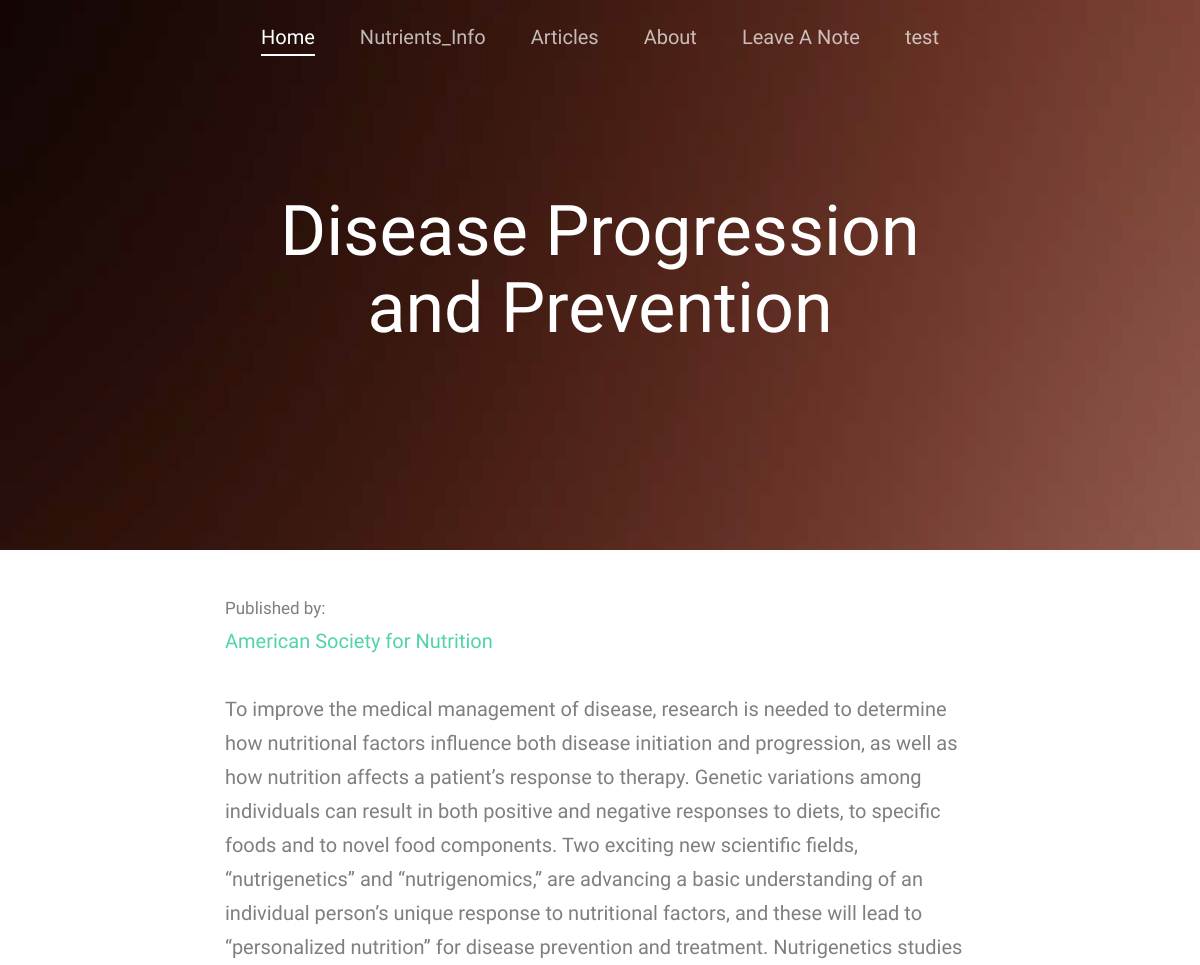
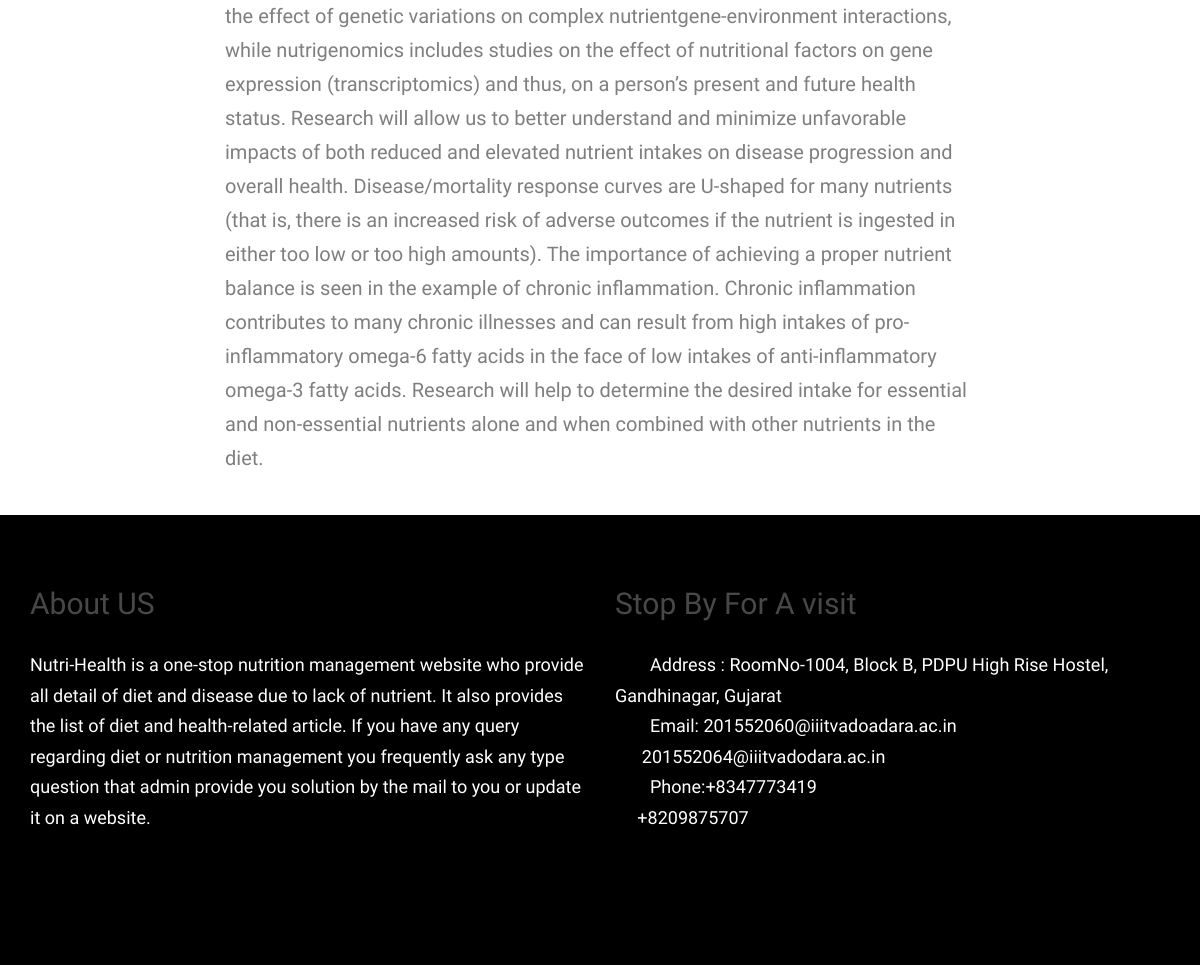
/articles/6/article/ (signed in), run on the app's committed database (2 pictures, top to bottom).
### articles/models.py (models this page shows, shortened)
class Article(models.Model):
    user = models.ForeignKey(User, on_delete=models.CASCADE)
    title = models.CharField(max_length=75)
    content = models.TextField()
    publisher = models.CharField(max_length=50)
    date = models.DateField(default='MM/DD/YYYY')

### articles/views.py (the view)
# urls.py: url(r'^(?P<pk>[0-9]+)/article/$', views.full_article, name='full_article'),
def full_article(request, pk):
    article = Article.objects.get(pk=pk)
    return render(request, 'full_article.html', {'article': article})

### articles/templates/full_article.html (shortened to what this page needs)
{% extends 'base.html' %}
{% block body %}
  <div class="fh5co-hero"
       style="background-image: url(images/hero_2.jpg);"
       data-stellar-background-ratio="0.5">
    <div class="overlay"></div>
    <div class="container">
      <div class="row">
        <div
            class="col-md-8 col-md-offset-2 col-sm-12 col-sm-offset-0 col-xs-12 col-xs-offset-0 text-center fh5co-table">
          <div class="fh5co-intro fh5co-table-cell">
            <h1 class="text-center">{{ article.title }}</h1>
          </div>
        </div>
      </div>
    </div>
  </div>
<div class="fh5co-section">
  <div class="container">
    <div class="row">
      <div class="col-md-2"></div>
      <div class="col-md-8">
        <div class="float-right">
          <small>Published by:</small>
          <br>
          <a>{{ article.publisher }}</a>
        </div>
        <br>
        {{ article.content }}
      </div>
      <div class="col-md-2"></div>
    </div>
  </div>
</div>
{% endblock %}

### templates/base.html (shortened to what this page needs)
{% load staticfiles %}
<!DOCTYPE html>
<html lang="en">
<head>
  <link rel="stylesheet"
        href="https://maxcdn.bootstrapcdn.com/bootstrap/3.3.7/css/bootstrap.min.css">
  <link rel="stylesheet" href="{% static 'css/animate.css' %}">
  <link rel="stylesheet" href="{% static 'css/font-awesome.css' %}">
  <link rel="stylesheet" href="{% static 'css/icomoon.css' %}">
  <link rel="stylesheet" href="{% static 'css/style.css' %}">
</head>
<body>
<div id="fh5co-wrap">
  <header id="fh5co-header">
    <div class="container">
      <nav class="fh5co-main-nav">
        <ul>
          <li class="fh5co-active"><a
              href="{% url 'home:home' %}"><span>Home</span></a>
          </li>
          <li><a
              href="{% url 'nutrients_info:info' %}"><span>Nutrients_Info</span></a>
          </li>
          <li>
            <a href="{% url 'articles:articles' %}"><span>Articles</span></a>
          </li>
          <li>
            <a
                href="{% url 'about_us:about' %}"><span>About</span></a>
          </li>
          <li>
            <a href="{% url 'contact:contact' %}"><span>Leave A Note</span></a>
          </li>
          <li>
            {% if request.user.username != '' %}
              <a href="{% url 'users:user_logout' %}"><span>
                {{ request.user.username }}</span></a>
            {% else %}
              <a href="{% url 'users:register' %}"><span>
                Register/login</span></a>
            {% endif %}
          </li>
        </ul>
      </nav>
    </div>
  </header>
  {% block body %}
  {% endblock %}
</div>
<footer id="fh5co-footer">
  <div class="container">
    <div id="contact-box" class="row">
      <div class="col-sm-6">
        <div class="block">
          <h2>About US</h2>
          <ul class="address-block">
              <li>Nutri-Health is a one-stop nutrition management website who provide all detail of diet and disease due
                  to
                  lack of nutrient. It also provides the list of diet and health-related article. If you have any query
                  regarding
                  diet or nutrition management you
                  frequently ask any type question that admin provide you solution by the mail to you or update it on a
                  website.
            </li>
          </ul>
        </div>
      </div>
      <div class="col-sm-6">
        <div class="block">
          <h2>Stop By For A visit</h2>
          <ul class="address-block">
            <li>
                <i class="fa fa-map-marker"></i>Address : RoomNo-1004, Block B, PDPU High Rise Hostel, &nbsp; &nbsp;&nbsp;&nbsp;
                Gandhinagar, Gujarat
            </li>
            <li>
                <i class="fa fa-envelope-o"></i>Email: 201552060@iiitvadoadara.ac.in <br> &nbsp; &nbsp;&nbsp;&nbsp;
                201552064@iiitvadodara.ac.in
            </li>
            <li>
                <i class="fa fa-phone"></i>Phone:+8347773419 <br> &nbsp; &nbsp;&nbsp;&nbsp;+8209875707
            </li>
          </ul>
          <ul class="social-icons">
            <li>
              <a href="#"><i class="fa fa-google"></i></a>
            </li>
            <li>
              <a href="#"><i class="fa fa-linkedin"></i></a>
            </li>
            <li>
              <a href="#"><i class="fa fa-pinterest"></i></a>
            </li>
            <li>
              <a href="#"><i class="fa fa-dribbble"></i></a>
            </li>
            <li>
              <a href="#"><i class="fa fa-behance"></i></a>
            </li>
            <li>
              <a href="#"><i class="fa fa-twitter"></i></a>
            </li>
            <li>
              <a href="#"><i class="fa fa-facebook"></i></a>
            </li>
          </ul>
        </div>
      </div>
    </div>
  </div>
</footer>
</body>
</html>

### static/css/style.css (style rules this page uses)
body { font-family: "Work Sans", Arial, sans-serif; font-weight: 300; font-size: 20px; line-height: 1.7; color: #777777; color: #7f7f7f; background: #fff; height: 100%; position: relative; }
.address-block li { margin-bottom: 20px; color: white; }
.address-block li i { margin-right: 15px; font-size: 20px; width: 20px; }
.social-icons { margin-top: 40px; color: white; }
.social-icons li { display: inline-block; margin: 0 6px; }
.social-icons a { display: inline-block; }
.social-icons i { color: white; margin-right: 25px; font-size: 25px; }
a { color: #52d3aa; -webkit-transition: 0.5s; -o-transition: 0.5s; transition: 0.5s; }
h1, h2, h3, h4, h5, h6 { color: rgba(72, 72, 72, 1); font-family: "Work Sans", Arial, sans-serif; font-weight: 300; margin: 0 0 30px 0; }
#fh5co-wrap { position: relative; background: #fff; z-index: 2; margin-bottom: 450px; }
#fh5co-footer { padding-top: 4em; position: fixed; bottom: 0; left: 0; width: 100%; z-index: 1; height: 450px; background: #000000; color: white; font-size: 18px; }
#fh5co-footer a { color: rgba(255, 255, 255, 0.7); }
#fh5co-footer ul { padding: 0; margin: 0; }
#fh5co-footer ul li { padding: 0; margin: 0; list-style: none; }
#fh5co-header { position: absolute; top: 0; width: 100%; z-index: 1000; }
#fh5co-header nav { text-align: center; }
#fh5co-header nav ul { padding: 0; margin: 0; }
#fh5co-header nav li { padding: 0; margin: 0; list-style: none; display: inline; }
#fh5co-header nav li a { padding: 20px; color: rgba(255, 255, 255, 0.7); display: -moz-inline-stack; display: inline-block; zoom: 1; *display: inline; -webkit-transition: 0.1s; -o-transition: 0.1s; transition: 0.1s; }
#fh5co-header nav li a span { -webkit-transition: 0.5s; -o-transition: 0.5s; transition: 0.5s; border-bottom: 2px solid transparent; display: block; }
#fh5co-header nav li.fh5co-active a { color: #fff; }
#fh5co-header nav li.fh5co-active a span { border-bottom: 2px solid #fff; }
.fh5co-table, .fh5co-table-cell, .fh5co-hero, .fh5co-parallax { height: 550px; }
.fh5co-hero, .fh5co-parallax { background-color: #555; background-attachment: fixed; background-size: cover; position: relative; }
.fh5co-hero .overlay, .fh5co-parallax .overlay { position: absolute; top: 0; left: 0; right: 0; bottom: 0; background: black; opacity: .2; }
.fh5co-hero .fh5co-intro h1, .fh5co-parallax .fh5co-intro h1 { color: #fff; font-size: 70px; font-weight: 300; margin-bottom: 10px; }
.fh5co-table { display: table; }
.fh5co-table-cell { display: table-cell; vertical-align: middle; }
.fh5co-section { padding: 2em 0; }

### data on the page
Article: title "Disease Progression and Prevention", publisher "American Society for Nutrition", content "To improve the medical management of disease, research is needed to determine how nutritional factors influence both disease initiation and progression, as well as how nutrition affects a patient’s response to therapy. Genetic variations among individuals can result in both positive and negative responses to diets, to specific foods and to novel food components. Two exciting new scientific fields, “nutrigenetics” and “nutrigenomics,” are advancing a basic understanding of an individual person’s unique response to nutritional factors, and these will lead to “personalized nutrition” for disease prevention and treatment. Nutrigenetics studies the effect of genetic variations on complex…"

### other printed values
{{ request.user.username }} "test"
